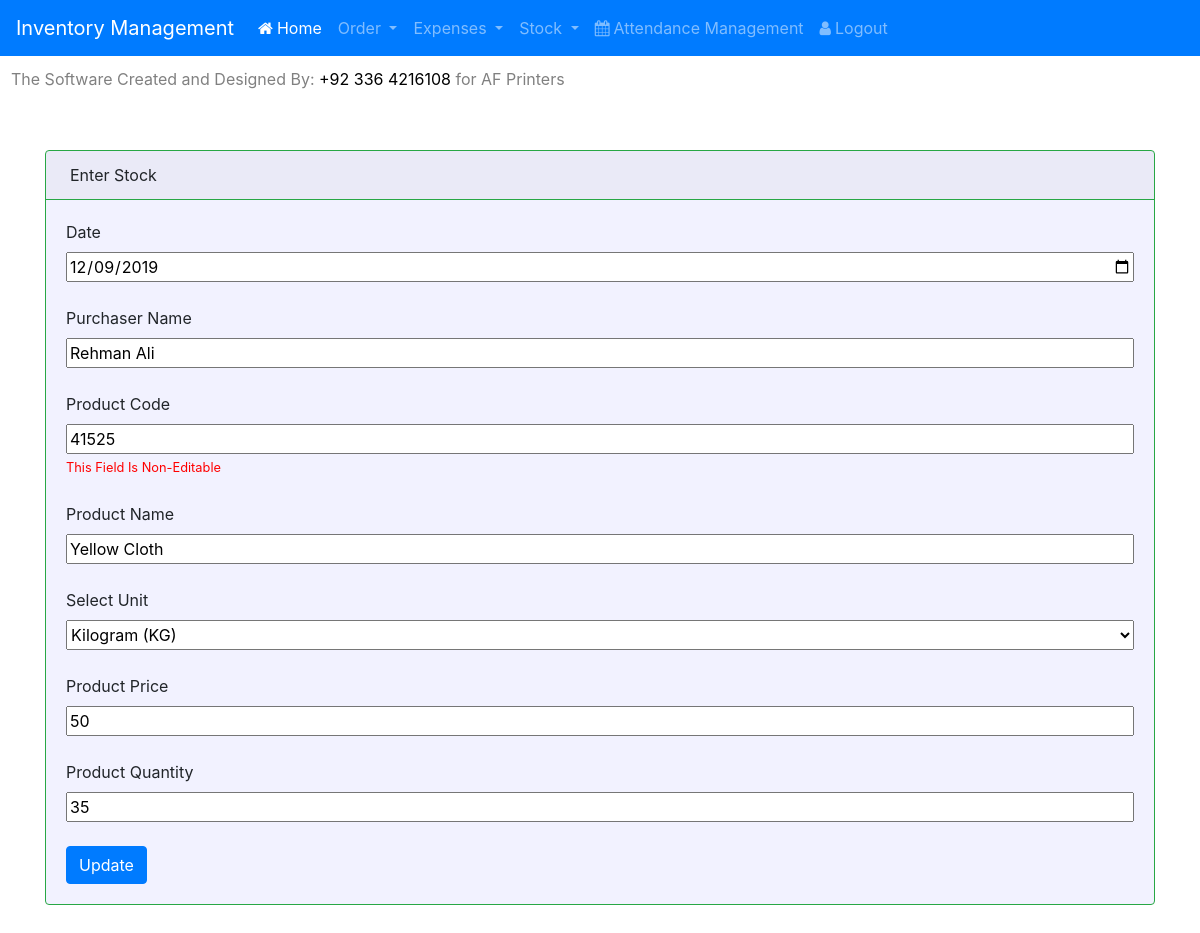
Page /edit_stock.php?&stockID=41525 (signed in) on the committed database.
### tables this page shows
CREATE TABLE `stock_products_detail` (
  `id` int(11) NOT NULL,
  `date` date NOT NULL,
  `p_code` int(11) NOT NULL,
  `purchaser` varchar(255) NOT NULL,
  `product_name` varchar(255) NOT NULL,
  `unit` varchar(255) NOT NULL,
  `quantity` int(11) NOT NULL,
  `price` int(11) NOT NULL
);

### edit_stock.php (the view, shortened to what this page needs)
<?php
    $servername="localhost";
    $serveruser="root";
    $dbname="project_af";
    $con = mysqli_connect($servername, $serveruser, '');
    mysqli_select_db($con, $dbname);
    $p_code = $_GET['stockID'];
    $select_invoice = "SELECT * FROM `stock_products_detail` WHERE  `p_code` = '$p_code'";
    $Result = $con->query($select_invoice);
    $result_row = $Result->fetch_array();
    $date = $result_row[1];
    $purchaser = $result_row[3];
    $p_name = $result_row[4];
    $unit = $result_row[5];
    $qty = $result_row[6];
    $price = $result_row[7];
?>
<!DOCTYPE html>
<html lang="en">
<head>
    <link rel="stylesheet" type="text/css" href="http://cdn.datatables.net/1.10.20/css/jquery.dataTables.min.css">
    <link rel="stylesheet" type="text/css" href="http://cdn.datatables.net/1.10.20/js/dataTables.bootstrap.min.js">
    <link rel="stylesheet"
        href="https://cdnjs.cloudflare.com/ajax/libs/bootstrap-datepicker/1.6.4/css/bootstrap-datepicker.css">
    <link rel="stylesheet" href="https://maxcdn.bootstrapcdn.com/bootstrap/4.0.0/css/bootstrap.min.css"
>
    <link rel="stylesheet" href="https://stackpath.bootstrapcdn.com/font-awesome/4.7.0/css/font-awesome.min.css">
    <link rel="stylesheet" href="bootstrap/css/bootstrap.min.css">
</head>
<body>
    <?php include_once("./templates/header.php"); ?>
    <br><br>
    <div class="container">
                <div class="card border-success" style="width: 100%; background-color: #0000ff0d;">
                        <div class="card-header border-success"><li class="icon fa fa-calendar-alt">&nbsp;</li>Enter Stock</div>
                            <div class="card-body">
                            <form id="stock_form" action="includes/stock_update.php" method="post">
                                <label for="date">Date</label>
                                <input type="date" name="date" id="date" value="<?php echo $date; ?>" style="width:100%;" required><br><br>
                                <label for="purchaser">Purchaser Name</label>
                                <input type="text" name="purchaser" id="purchaser" value="<?php echo $purchaser; ?>" placeholder="Type Purchaser Name..." style="width:100%;" required><br><br>
                                <label for="product_code">Product Code</label>
                                <input type="text" name="product_code" id="product_code" value="<?php echo $p_code; ?>" style="width:100%;" readonly>
                                <small style="color:red;">This Field Is Non-Editable</small><br><br>
                                <label for="product_name">Product Name</label>
                                <input type="text" name="product_name" id="product_name" value="<?php echo $p_name; ?>" placeholder="Type Product Name..." style="width:100%;" required><br><br>
                                <label for="unit">Select Unit</label>
                                <select name="unit" id="unit" style="width:100%; height:30px;" value="<?php echo $unit; ?>" required>
                                    <option>Kilogram (KG)</option>
                                </select>
                                <br><br>
                                <label for="product_price">Product Price</label>
                                <input type="text" name="product_price" id="product_price" value="<?php echo $price; ?>" placeholder="Type Per KG Price or Per Meter Price" style="width:100%;" required><br><br>
                                <label for="product_qty">Product Quantity</label>
                                <input type="text" name="product_qty" id="product_qty" value="<?php echo $qty; ?>" placeholder="Type Quantity" style="width:100%;" required><br><br>
                                <input type="submit" name="submit" value="Update" class="btn btn-primary">
                            </form>
                            </div>
                </div><br><br>
</body>
</html>

### rows in the picture
stock_products_detail: date "12/09/2019", purchaser "Rehman Ali", product_name "Yellow Cloth", unit "Kilogram (KG)", product_price "50", product_qty "35"
